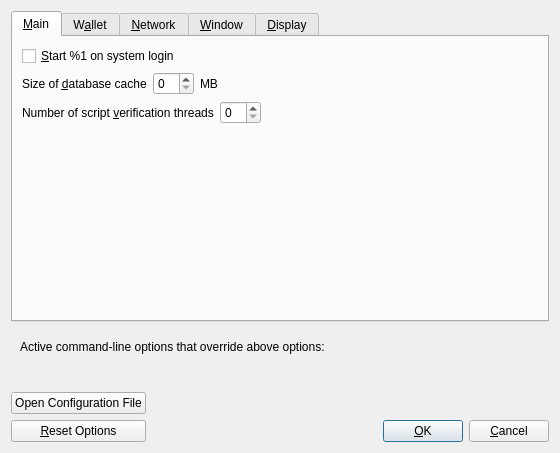
<?xml version="1.0" encoding="UTF-8"?>
<ui version="4.0">
 <class>OptionsDialog</class>
 <widget class="QDialog" name="OptionsDialog">
  <property name="geometry">
   <rect>
    <x>0</x>
    <y>0</y>
    <width>560</width>
    <height>440</height>
   </rect>
  </property>
  <property name="windowTitle">
   <string>Options</string>
  </property>
  <property name="modal">
   <bool>true</bool>
  </property>
  <layout class="QVBoxLayout" name="verticalLayout">
   <item>
    <widget class="QTabWidget" name="tabWidget">
     <property name="currentIndex">
      <number>0</number>
     </property>
     <widget class="QWidget" name="tabMain">
      <attribute name="title">
       <string>&amp;Main</string>
      </attribute>
      <layout class="QVBoxLayout" name="verticalLayout_Main">
       <item>
        <widget class="QCheckBox" name="bitcoinAtStartup">
         <property name="toolTip">
          <string>Automatically start %1 after logging in to the system.</string>
         </property>
         <property name="text">
          <string>&amp;Start %1 on system login</string>
         </property>
        </widget>
       </item>
       <item>
        <layout class="QHBoxLayout" name="horizontalLayout_2_Main">
         <item>
          <widget class="QLabel" name="databaseCacheLabel">
           <property name="text">
            <string>Size of &amp;database cache</string>
           </property>
           <property name="textFormat">
            <enum>Qt::PlainText</enum>
           </property>
           <property name="buddy">
            <cstring>databaseCache</cstring>
           </property>
          </widget>
         </item>
         <item>
          <widget class="QSpinBox" name="databaseCache"/>
         </item>
         <item>
          <widget class="QLabel" name="databaseCacheUnitLabel">
           <property name="text">
            <string>MB</string>
           </property>
           <property name="textFormat">
            <enum>Qt::PlainText</enum>
           </property>
          </widget>
         </item>
         <item>
          <spacer name="horizontalSpacer_2_Main">
           <property name="orientation">
            <enum>Qt::Horizontal</enum>
           </property>
           <property name="sizeHint" stdset="0">
            <size>
             <width>40</width>
             <height>20</height>
            </size>
           </property>
          </spacer>
         </item>
        </layout>
       </item>
       <item>
        <layout class="QHBoxLayout" name="horizontalLayout_3_Main">
         <item>
          <widget class="QLabel" name="threadsScriptVerifLabel">
           <property name="text">
            <string>Number of script &amp;verification threads</string>
           </property>
           <property name="textFormat">
            <enum>Qt::PlainText</enum>
           </property>
           <property name="buddy">
            <cstring>threadsScriptVerif</cstring>
           </property>
          </widget>
         </item>
         <item>
          <widget class="QSpinBox" name="threadsScriptVerif">
           <property name="toolTip">
            <string>(0 = auto, &lt;0 = leave that many cores free)</string>
           </property>
          </widget>
         </item>
         <item>
          <spacer name="horizontalSpacer_3_Main">
           <property name="orientation">
            <enum>Qt::Horizontal</enum>
           </property>
           <property name="sizeHint" stdset="0">
            <size>
             <width>40</width>
             <height>20</height>
            </size>
           </property>
          </spacer>
         </item>
        </layout>
       </item>
       <item>
        <spacer name="verticalSpacer_Main">
         <property name="orientation">
          <enum>Qt::Vertical</enum>
         </property>
         <property name="sizeHint" stdset="0">
          <size>
           <width>20</width>
           <height>40</height>
          </size>
         </property>
        </spacer>
       </item>
      </layout>
     </widget>
     <widget class="QWidget" name="tabWallet">
      <attribute name="title">
       <string>W&amp;allet</string>
      </attribute>
      <layout class="QVBoxLayout" name="verticalLayout_Wallet">
       <item>
        <widget class="QGroupBox" name="groupBox">
         <property name="title">
          <string>Expert</string>
         </property>
         <layout class="QVBoxLayout" name="verticalLayout_2">
          <item>
           <widget class="QCheckBox" name="coinControlFeatures">
            <property name="toolTip">
             <string>Whether to show coin control features or not.</string>
            </property>
            <property name="text">
             <string>Enable coin &amp;control features</string>
            </property>
           </widget>
          </item>
          <item>
           <widget class="QCheckBox" name="spendZeroConfChange">
            <property name="toolTip">
             <string>If you disable the spending of unconfirmed change, the change from a transaction cannot be used until that transaction has at least one confirmation. This also affects how your balance is computed.</string>
            </property>
            <property name="text">
             <string>&amp;Spend unconfirmed change</string>
            </property>
           </widget>
          </item>
         </layout>
        </widget>
       </item>
       <item>
        <spacer name="verticalSpacer_Wallet">
         <property name="orientation">
          <enum>Qt::Vertical</enum>
         </property>
         <property name="sizeHint" stdset="0">
          <size>
           <width>20</width>
           <height>40</height>
          </size>
         </property>
        </spacer>
       </item>
      </layout>
     </widget>
     <widget class="QWidget" name="tabNetwork">
      <attribute name="title">
       <string>&amp;Network</string>
      </attribute>
      <layout class="QVBoxLayout" name="verticalLayout_Network">
       <item>
        <layout class="QHBoxLayout" name="horizontalLayout_Network_Port">
         <item>
          <widget class="QLabel" name="networkPortLabel">
           <property name="text">
            <string>Network &amp;port</string>
           </property>
           <property name="textFormat">
            <enum>Qt::PlainText</enum>
           </property>
           <property name="buddy">
            <cstring>networkPort</cstring>
           </property>
          </widget>
         </item>
         <item>
          <widget class="QLineEdit" name="networkPort">
           <property name="minimumSize">
            <size>
             <width>55</width>
             <height>0</height>
            </size>
           </property>
           <property name="maximumSize">
            <size>
             <width>55</width>
             <height>16777215</height>
            </size>
           </property>
           <property name="toolTip">
            <string>Network port (e.g. 8333)</string>
           </property>
          </widget>
         </item>
         <item>
          <spacer name="horizontalSpacer_Network_Port">
           <property name="orientation">
            <enum>Qt::Horizontal</enum>
           </property>
           <property name="sizeHint" stdset="0">
            <size>
             <width>40</width>
             <height>20</height>
            </size>
           </property>
          </spacer>
         </item>
        </layout>
       </item>
       <item>
        <widget class="QCheckBox" name="mapPortUpnp">
         <property name="toolTip">
          <string>Automatically open the Bitcoin client port on the router. This only works when your router supports UPnP and it is enabled.</string>
         </property>
         <property name="text">
          <string>Map port using &amp;UPnP</string>
         </property>
        </widget>
       </item>
       <item>
        <widget class="QCheckBox" name="allowIncoming">
         <property name="toolTip">
          <string>Accept connections from outside</string>
         </property>
         <property name="text">
          <string>Allow incoming connections</string>
         </property>
        </widget>
       </item>
       <item>
        <widget class="QCheckBox" name="connectSocks">
         <property name="toolTip">
          <string>Connect to the Bitcoin network through a SOCKS5 proxy.</string>
         </property>
         <property name="text">
          <string>&amp;Connect through SOCKS5 proxy (default proxy):</string>
         </property>
        </widget>
       </item>
       <item>
        <layout class="QHBoxLayout" name="horizontalLayout_1_Network">
         <item>
          <widget class="QLabel" name="proxyIpLabel">
           <property name="text">
            <string>Proxy &amp;IP:</string>
           </property>
           <property name="textFormat">
            <enum>Qt::PlainText</enum>
           </property>
           <property name="buddy">
            <cstring>proxyIp</cstring>
           </property>
          </widget>
         </item>
         <item>
          <widget class="QValidatedLineEdit" name="proxyIp">
           <property name="minimumSize">
            <size>
             <width>140</width>
             <height>0</height>
            </size>
           </property>
           <property name="maximumSize">
            <size>
             <width>140</width>
             <height>16777215</height>
            </size>
           </property>
           <property name="toolTip">
            <string>IP address of the proxy (e.g. IPv4: 127.0.0.1 / IPv6: ::1)</string>
           </property>
          </widget>
         </item>
         <item>
          <widget class="QLabel" name="proxyPortLabel">
           <property name="text">
            <string>&amp;Port:</string>
           </property>
           <property name="textFormat">
            <enum>Qt::PlainText</enum>
           </property>
           <property name="buddy">
            <cstring>proxyPort</cstring>
           </property>
          </widget>
         </item>
         <item>
          <widget class="QLineEdit" name="proxyPort">
           <property name="minimumSize">
            <size>
             <width>55</width>
             <height>0</height>
            </size>
           </property>
           <property name="maximumSize">
            <size>
             <width>55</width>
             <height>16777215</height>
            </size>
           </property>
           <property name="toolTip">
            <string>Port of the proxy (e.g. 9050)</string>
           </property>
          </widget>
         </item>
         <item>
          <spacer name="horizontalSpacer_1_Network">
           <property name="orientation">
            <enum>Qt::Horizontal</enum>
           </property>
           <property name="sizeHint" stdset="0">
            <size>
             <width>40</width>
             <height>20</height>
            </size>
           </property>
          </spacer>
         </item>
        </layout>
       </item>
       <item>
        <layout class="QHBoxLayout" name="horizontalLayout_2_Network">
         <item>
          <widget class="QLabel" name="proxyActiveNets">
           <property name="text">
            <string>Used for reaching peers via:</string>
           </property>
           <property name="textFormat">
            <enum>Qt::PlainText</enum>
           </property>
          </widget>
         </item>
         <item>
          <widget class="QCheckBox" name="proxyReachIPv4">
           <property name="enabled">
            <bool>false</bool>
           </property>
           <property name="toolTip">
            <string>Shows if the supplied default SOCKS5 proxy is used to reach peers via this network type.</string>
           </property>
           <property name="text">
            <string/>
           </property>
          </widget>
         </item>
         <item>
          <widget class="QLabel" name="proxyReachIPv4Label">
           <property name="text">
            <string>IPv4</string>
           </property>
           <property name="textFormat">
            <enum>Qt::PlainText</enum>
           </property>
          </widget>
         </item>
         <item>
          <widget class="QCheckBox" name="proxyReachIPv6">
           <property name="enabled">
            <bool>false</bool>
           </property>
           <property name="toolTip">
            <string>Shows if the supplied default SOCKS5 proxy is used to reach peers via this network type.</string>
           </property>
           <property name="text">
            <string/>
           </property>
          </widget>
         </item>
         <item>
          <widget class="QLabel" name="proxyReachIPv6Label">
           <property name="text">
            <string>IPv6</string>
           </property>
           <property name="textFormat">
            <enum>Qt::PlainText</enum>
           </property>
          </widget>
         </item>
         <item>
          <widget class="QCheckBox" name="proxyReachTor">
           <property name="enabled">
            <bool>false</bool>
           </property>
           <property name="toolTip">
            <string>Shows if the supplied default SOCKS5 proxy is used to reach peers via this network type.</string>
           </property>
           <property name="text">
            <string/>
           </property>
          </widget>
         </item>
         <item>
          <widget class="QLabel" name="proxyReachTorLabel">
           <property name="text">
            <string>Tor</string>
           </property>
           <property name="textFormat">
            <enum>Qt::PlainText</enum>
           </property>
          </widget>
         </item>
         <item>
          <spacer name="horizontalSpacer_2_Network">
           <property name="orientation">
            <enum>Qt::Horizontal</enum>
           </property>
           <property name="sizeHint" stdset="0">
            <size>
             <width>40</width>
             <height>20</height>
            </size>
           </property>
          </spacer>
         </item>
        </layout>
       </item>
       <item>
        <widget class="QCheckBox" name="connectSocksTor">
         <property name="toolTip">
          <string>Connect to the Bitcoin network through a separate SOCKS5 proxy for Tor hidden services.</string>
         </property>
         <property name="text">
          <string>Use separate SOCKS5 proxy to reach peers via Tor hidden services:</string>
         </property>
        </widget>
       </item>
       <item>
        <layout class="QHBoxLayout" name="horizontalLayout_3_Network">
         <item>
          <widget class="QLabel" name="proxyIpTorLabel">
           <property name="text">
            <string>Proxy &amp;IP:</string>
           </property>
           <property name="textFormat">
            <enum>Qt::PlainText</enum>
           </property>
           <property name="buddy">
            <cstring>proxyIpTor</cstring>
           </property>
          </widget>
         </item>
         <item>
          <widget class="QValidatedLineEdit" name="proxyIpTor">
           <property name="minimumSize">
            <size>
             <width>140</width>
             <height>0</height>
            </size>
           </property>
           <property name="maximumSize">
            <size>
             <width>140</width>
             <height>16777215</height>
            </size>
           </property>
           <property name="toolTip">
            <string>IP address of the proxy (e.g. IPv4: 127.0.0.1 / IPv6: ::1)</string>
           </property>
          </widget>
         </item>
         <item>
          <widget class="QLabel" name="proxyPortTorLabel">
           <property name="text">
            <string>&amp;Port:</string>
           </property>
           <property name="textFormat">
            <enum>Qt::PlainText</enum>
           </property>
           <property name="buddy">
            <cstring>proxyPortTor</cstring>
           </property>
          </widget>
         </item>
         <item>
          <widget class="QLineEdit" name="proxyPortTor">
           <property name="minimumSize">
            <size>
             <width>55</width>
             <height>0</height>
            </size>
           </property>
           <property name="maximumSize">
            <size>
             <width>55</width>
             <height>16777215</height>
            </size>
           </property>
           <property name="toolTip">
            <string>Port of the proxy (e.g. 9050)</string>
           </property>
          </widget>
         </item>
         <item>
          <spacer name="horizontalSpacer_4_Network">
           <property name="orientation">
            <enum>Qt::Horizontal</enum>
           </property>
           <property name="sizeHint" stdset="0">
            <size>
             <width>40</width>
             <height>20</height>
            </size>
           </property>
          </spacer>
         </item>
        </layout>
       </item>
       <item>
        <layout class="QHBoxLayout" name="horizontalLayout_maxuploadtarget">
         <item>
          <widget class="QCheckBox" name="maxuploadtargetCheckbox">
           <property name="text">
            <string>Try to keep upload traffic under</string>
           </property>
          </widget>
         </item>
         <item>
          <widget class="QSpinBox" name="maxuploadtarget"/>
         </item>
         <item>
          <widget class="QLabel" name="maxuploadtargetUnitLabel">
           <property name="text">
            <string>MB per day</string>
           </property>
           <property name="textFormat">
            <enum>Qt::PlainText</enum>
           </property>
           <property name="buddy">
            <cstring>maxuploadtargetCheckbox</cstring>
           </property>
          </widget>
         </item>
         <item>
          <spacer name="horizontalSpacer_maxuploadtarget">
           <property name="orientation">
            <enum>Qt::Horizontal</enum>
           </property>
           <property name="sizeHint" stdset="0">
            <size>
             <width>40</width>
             <height>20</height>
            </size>
           </property>
          </spacer>
         </item>
        </layout>
       </item>
       <item>
        <widget class="QCheckBox" name="peerbloomfilters">
         <property name="toolTip">
          <string>Support filtering of blocks and transaction with bloom filters</string>
         </property>
         <property name="text">
          <string>Provide search services for light clients</string>
         </property>
        </widget>
       </item>
       <item>
        <spacer name="verticalSpacer_Network">
         <property name="orientation">
          <enum>Qt::Vertical</enum>
         </property>
         <property name="sizeHint" stdset="0">
          <size>
           <width>20</width>
           <height>40</height>
          </size>
         </property>
        </spacer>
       </item>
      </layout>
     </widget>
     <widget class="QWidget" name="tabWindow">
      <attribute name="title">
       <string>&amp;Window</string>
      </attribute>
      <layout class="QVBoxLayout" name="verticalLayout_Window">
       <item>
        <widget class="QCheckBox" name="hideTrayIcon">
         <property name="toolTip">
          <string>&amp;Hide the icon from the system tray.</string>
         </property>
         <property name="text">
          <string>Hide tray icon</string>
         </property>
        </widget>
       </item>
       <item>
        <widget class="QCheckBox" name="minimizeToTray">
         <property name="toolTip">
          <string>Show only a tray icon after minimizing the window.</string>
         </property>
         <property name="text">
          <string>&amp;Minimize to the tray instead of the taskbar</string>
         </property>
        </widget>
       </item>
       <item>
        <widget class="QCheckBox" name="minimizeOnClose">
         <property name="toolTip">
          <string>Minimize instead of exit the application when the window is closed. When this option is enabled, the application will be closed only after selecting Exit in the menu.</string>
         </property>
         <property name="text">
          <string>M&amp;inimize on close</string>
         </property>
        </widget>
       </item>
       <item>
        <spacer name="verticalSpacer_Window">
         <property name="orientation">
          <enum>Qt::Vertical</enum>
         </property>
         <property name="sizeHint" stdset="0">
          <size>
           <width>20</width>
           <height>40</height>
          </size>
         </property>
        </spacer>
       </item>
      </layout>
     </widget>
     <widget class="QWidget" name="tabDisplay">
      <attribute name="title">
       <string>&amp;Display</string>
      </attribute>
      <layout class="QVBoxLayout" name="verticalLayout_Display">
       <item>
        <layout class="QHBoxLayout" name="horizontalLayout_1_Display">
         <item>
          <widget class="QLabel" name="langLabel">
           <property name="text">
            <string>User Interface &amp;language:</string>
           </property>
           <property name="textFormat">
            <enum>Qt::PlainText</enum>
           </property>
           <property name="buddy">
            <cstring>lang</cstring>
           </property>
          </widget>
         </item>
         <item>
          <widget class="QValueComboBox" name="lang">
           <property name="toolTip">
            <string>The user interface language can be set here. This setting will take effect after restarting %1.</string>
           </property>
          </widget>
         </item>
        </layout>
       </item>
       <item>
        <layout class="QHBoxLayout" name="horizontalLayout_2_Display">
         <item>
          <widget class="QLabel" name="unitLabel">
           <property name="text">
            <string>&amp;Unit to show amounts in:</string>
           </property>
           <property name="textFormat">
            <enum>Qt::PlainText</enum>
           </property>
           <property name="buddy">
            <cstring>unit</cstring>
           </property>
          </widget>
         </item>
         <item>
          <widget class="QValueComboBox" name="unit">
           <property name="toolTip">
            <string>Choose the default subdivision unit to show in the interface and when sending coins.</string>
           </property>
          </widget>
         </item>
        </layout>
       </item>
       <item>
        <widget class="QCheckBox" name="displayAddresses">
         <property name="toolTip">
          <string>Whether to show Bitcoin addresses in the transaction list or not.</string>
         </property>
         <property name="text">
          <string>&amp;Display addresses in transaction list</string>
         </property>
        </widget>
       </item>
       <item>
        <layout class="QHBoxLayout" name="horizontalLayout_3_Display">
         <item>
          <widget class="QLabel" name="thirdPartyTxUrlsLabel">
           <property name="toolTip">
            <string>Third party URLs (e.g. a block explorer) that appear in the transactions tab as context menu items. %s in the URL is replaced by transaction hash. Multiple URLs are separated by vertical bar |.</string>
           </property>
           <property name="text">
            <string>Third party transaction URLs</string>
           </property>
           <property name="buddy">
            <cstring>thirdPartyTxUrls</cstring>
           </property>
          </widget>
         </item>
         <item>
          <widget class="QLineEdit" name="thirdPartyTxUrls">
           <property name="toolTip">
            <string>Third party URLs (e.g. a block explorer) that appear in the transactions tab as context menu items. %s in the URL is replaced by transaction hash. Multiple URLs are separated by vertical bar |.</string>
           </property>
          </widget>
         </item>
        </layout>
       </item>
       <item>
        <spacer name="verticalSpacer_Display">
         <property name="orientation">
          <enum>Qt::Vertical</enum>
         </property>
         <property name="sizeHint" stdset="0">
          <size>
           <width>20</width>
           <height>40</height>
          </size>
         </property>
        </spacer>
       </item>
      </layout>
     </widget>
    </widget>
   </item>
   <item>
    <widget class="QFrame" name="frame">
     <layout class="QVBoxLayout" name="verticalLayout_Bottom">
      <item>
       <layout class="QHBoxLayout" name="horizontalLayout_Bottom">
        <item>
         <widget class="QLabel" name="overriddenByCommandLineInfoLabel">
          <property name="text">
           <string>Active command-line options that override above options:</string>
          </property>
          <property name="textFormat">
           <enum>Qt::PlainText</enum>
          </property>
         </widget>
        </item>
        <item>
         <spacer name="horizontalSpacer_Bottom">
          <property name="orientation">
           <enum>Qt::Horizontal</enum>
          </property>
          <property name="sizeHint" stdset="0">
           <size>
            <width>40</width>
            <height>20</height>
           </size>
          </property>
         </spacer>
        </item>
       </layout>
      </item>
      <item>
       <widget class="QLabel" name="overriddenByCommandLineLabel">
        <property name="text">
         <string/>
        </property>
        <property name="textFormat">
         <enum>Qt::PlainText</enum>
        </property>
        <property name="wordWrap">
         <bool>true</bool>
        </property>
       </widget>
      </item>
     </layout>
    </widget>
   </item>
   <item>
    <layout class="QHBoxLayout" name="horizontalLayout_Buttons">
     <item>
      <layout class="QVBoxLayout" name="verticalLayout_Buttons">
       <item>
        <widget class="QPushButton" name="openBitcoinConfButton">
         <property name="toolTip">
          <string>Open the %1 configuration file from the working directory.</string>
         </property>
         <property name="text">
          <string>Open Configuration File</string>
         </property>
         <property name="autoDefault">
          <bool>false</bool>
         </property>
        </widget>
       </item>
       <item>
        <widget class="QPushButton" name="resetButton">
         <property name="toolTip">
          <string>Reset all client options to default.</string>
         </property>
         <property name="text">
          <string>&amp;Reset Options</string>
         </property>
         <property name="autoDefault">
          <bool>false</bool>
         </property>
        </widget>
       </item>
      </layout>
     </item>
     <item>
      <spacer name="horizontalSpacer_1">
       <property name="orientation">
        <enum>Qt::Horizontal</enum>
       </property>
       <property name="sizeHint" stdset="0">
        <size>
         <width>40</width>
         <height>48</height>
        </size>
       </property>
      </spacer>
     </item>
     <item>
      <widget class="QLabel" name="statusLabel">
       <property name="minimumSize">
        <size>
         <width>200</width>
         <height>0</height>
        </size>
       </property>
       <property name="font">
        <font>
         <weight>75</weight>
         <bold>true</bold>
        </font>
       </property>
       <property name="text">
        <string/>
       </property>
       <property name="textFormat">
        <enum>Qt::PlainText</enum>
       </property>
       <property name="wordWrap">
        <bool>true</bool>
       </property>
      </widget>
     </item>
     <item>
      <spacer name="horizontalSpacer_2">
       <property name="orientation">
        <enum>Qt::Horizontal</enum>
       </property>
       <property name="sizeHint" stdset="0">
        <size>
         <width>40</width>
         <height>48</height>
        </size>
       </property>
      </spacer>
     </item>
     <item>
      <layout class="QVBoxLayout" name="verticalLayout_4">
       <item>
        <spacer name="verticalSpacer">
         <property name="orientation">
          <enum>Qt::Vertical</enum>
         </property>
         <property name="sizeHint" stdset="0">
          <size>
           <width>20</width>
           <height>40</height>
          </size>
         </property>
        </spacer>
       </item>
       <item>
        <layout class="QHBoxLayout" name="horizontalLayout">
         <item>
          <widget class="QPushButton" name="okButton">
           <property name="text">
            <string>&amp;OK</string>
           </property>
           <property name="autoDefault">
            <bool>false</bool>
           </property>
           <property name="default">
            <bool>true</bool>
           </property>
          </widget>
         </item>
         <item>
          <widget class="QPushButton" name="cancelButton">
           <property name="text">
            <string>&amp;Cancel</string>
           </property>
           <property name="autoDefault">
            <bool>false</bool>
           </property>
          </widget>
         </item>
        </layout>
       </item>
      </layout>
     </item>
    </layout>
   </item>
  </layout>
 </widget>
 <customwidgets>
  <customwidget>
   <class>QValidatedLineEdit</class>
   <extends>QLineEdit</extends>
   <header>qvalidatedlineedit.h</header>
  </customwidget>
  <customwidget>
   <class>QValueComboBox</class>
   <extends>QComboBox</extends>
   <header>qvaluecombobox.h</header>
  </customwidget>
 </customwidgets>
 <resources/>
 <connections/>
</ui>
